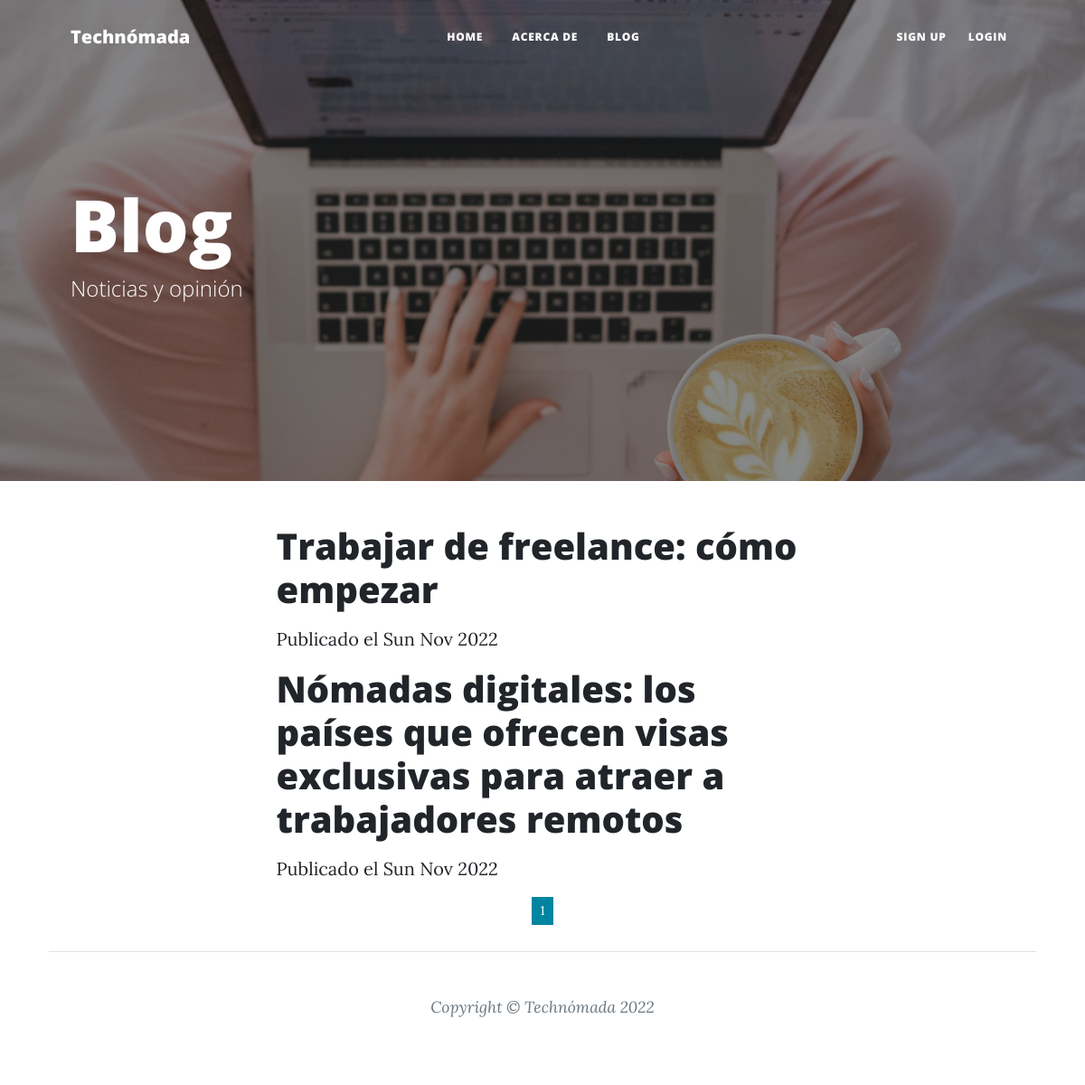
The page /post_list/ on the database as committed earlier.
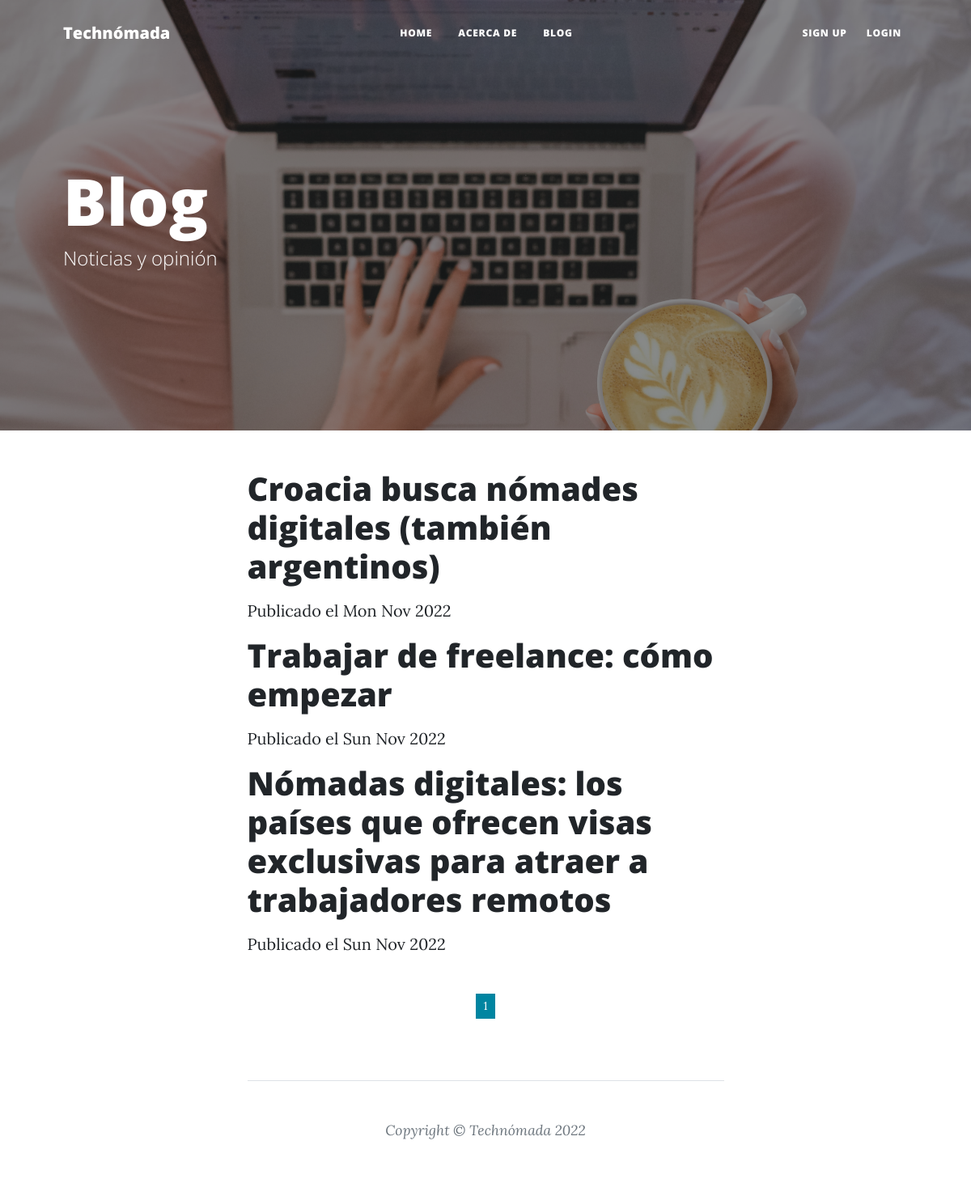
The same page on the database as committed later.
### blog/models.py (models this page shows, shortened)
class Post(models.Model):
    titulo = models.CharField(max_length=100)
    imagen_portada = models.ImageField(default='default.jpg', upload_to='images/', null=True, blank=True)
    contenido = RichTextField()
    fecha_creacion = models.DateTimeField(default=timezone.now)
    fecha_publicacion = models.DateTimeField(blank=True, null=True)
    autor = models.ForeignKey('auth.User', on_delete=models.CASCADE)
    avatar = models.ImageField(default='default.jpg', upload_to='avatars/', null=True)

### blog/views.py (the view)
# urls.py: path('post_list/', views.PostListView.as_view(), name='post_list'),
class PostListView(ListView):
    model = Post
    def get_queryset(self):
        return Post.objects.filter(fecha_publicacion__lte=timezone.now()).order_by('-fecha_publicacion')

### templates/blog/post_list.html
{% extends "blog/base.html" %}
{% load static %}
{% block content %}
        <header class="masthead" style="background-image: url({% static 'assets/img/chica_notebook.jpg' %})">
            <div class="container position-relative px-4 px-lg-5">
                <div class="row gx-4 gx-lg-5 text-align-left">
                    <div class="col-md-10 col-lg-8 col-xl-7">
                        <div class="page-heading">
                            <h1 class="text-md-left">Blog</h1>
                            <span class="subheading">Noticias y opinión</span>
                        </div>
                    </div>
                </div>
            </div>
        </header>
        <main class="mb-4">
            <div class="container px-4 px-lg-5">
                <div class="row gx-4 gx-lg-5 justify-content-center">
                    <div class="col-md-10 col-lg-8 col-xl-7">
                        <div class="centerstage">
                            {% for post in  post_list %}
                                <div class="post">
                                    <h1><a href="{% url 'post_detail' pk=post.pk %}">{{ post.titulo }} {{ post.image }}</a></h1>
                                    <div class="date">
                                    <p>Publicado el {{ post.fecha_publicacion|date:"D M Y" }}</p>
                                </div>
                            {% endfor %}
                        </div>
                    </div>
                </div>
            </div>
    <br>
    <nav aria-label="Main">
        <ul class="pagination pagination-sm justify-content-center">
          <li class="page-item active" aria-current="page">
            <span class="page-link">1</span>
          </li>
        </ul>
    </nav>
    <br>
    <br>
{% endblock content %}

Rows that differ between the two databases and show on the page:
now on this page (row edited): Post: titulo "Croacia busca nómades digitales (también argentinos)", fecha_publicacion "Mon Nov 2022"
